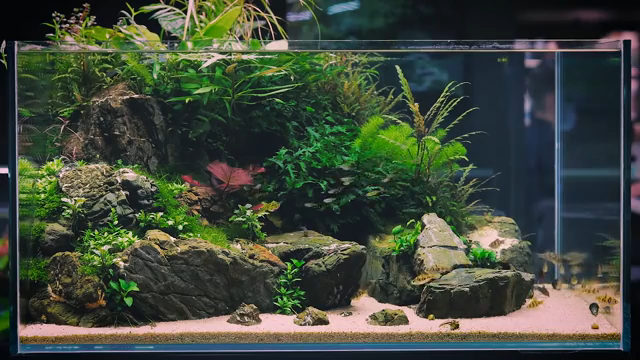
#> input picture workstreams/frontier-workflows/evaluation/green-aqua-real/heldout/photo.png, 640 x 360 px
$ python annotate_mask.py
#> lines starting #> are read from the running program, lines starting #| are printed output that depends on the picture; after the words box and inside, x2 and y2 are one past the last pixel; in counts of white or black regions, pixels touching at a corner belong together
"""Private evaluator annotation, authored from D145 before reconstruction/scoring.
Polygons follow exposed mineral faces. No beauty-color segmentation is used.
"""
from pathlib import Path
import json
from PIL import Image, ImageDraw
ROOT=Path(__file__).resolve().parent
regions=[
('upper-left-tower',[(65,111),(81,103),(98,91),(114,85),(134,93),(148,108),(155,128),(160,150),(158,168),(144,173),(128,163),(112,163),(96,155),(87,143),(83,130),(73,130),(67,121)]),
('left-middle-rock',[(54,181),(65,175),(81,172),(96,175),(107,178),(119,176),(131,173),(142,181),(152,189),(157,206),(147,217),(129,222),(120,214),(114,209),(96,204),(86,214),(75,220),(63,211),(54,207),(58,196)]),
('left-low-rock',[(28,284),(35,269),(49,258),(61,251),(73,245),(87,251),(96,264),(98,281),(108,296),(109,313),(100,320),(78,324),(53,321),(32,316)]),
('main-front-rock',[(108,256),(119,246),(135,242),(147,236),(164,239),(176,243),(188,245),(198,249),(215,249),(227,255),(249,257),(263,264),(272,275),(283,280),(284,301),(274,308),(256,313),(241,320),(201,321),(166,324),(140,319),(129,310),(122,300),(118,285),(110,280),(106,269)]),
('centre-boulder',[(266,248),(279,241),(298,239),(315,238),(332,241),(349,240),(365,246),(371,252),(366,268),(359,288),(347,303),(332,309),(313,311),(297,306),(290,289),(279,276)]),
('centre-top-slab',[(270,237),(281,232),(293,231),(304,232),(312,235),(330,234),(339,239),(323,243),(306,242),(288,244)]),
('right-standing-dark-base',[(379,266),(390,260),(405,260),(412,273),(424,281),(419,294),(410,301),(400,306),(387,305),(375,299),(370,285),(374,275)]),
('right-standing-rock',[(411,239),(416,226),(422,214),(430,213),(438,222),(444,235),(454,244),(462,254),(468,266),(454,275),(436,276),(426,271),(414,276),(404,266),(407,252)]),
('right-back-rock',[(476,228),(487,220),(502,223),(514,229),(516,240),(526,250),(533,260),(531,276),(517,281),(499,276),(489,267),(477,261),(475,247),(482,239)]),
('right-front-boulder',[(420,285),(437,278),(456,276),(470,270),(489,270),(502,267),(516,272),(530,278),(535,289),(529,303),(515,312),(497,316),(473,316),(448,317),(434,313),(413,305),(408,296)]),
('right-side-small-rock',[(533,276),(543,276),(548,283),(545,290),(537,295),(529,294)]),
('foreground-stone-a',[(234,316),(241,310),(249,305),(256,309),(262,318),(257,323),(244,324),(232,322)]),
('foreground-stone-b',[(292,319),(300,313),(309,308),(319,313),(325,319),(327,324),(315,327),(303,325),(291,324)]),
('foreground-stone-c',[(369,318),(378,313),(389,308),(397,311),(405,316),(410,321),(402,325),(387,325),(375,324),(367,322)]),
('foreground-stone-d',[(437,328),(445,324),(450,321),(457,322),(461,328),(455,332),(442,332)]),
('small-left-mid-stone',[(41,224),(52,219),(64,220),(69,226),(65,235),(58,240),(46,240),(40,235)])
]
# Explicit foreground leaf/grass occlusions. Diffuse biofilm/mineral staining
# remains part of a visible mineral face; separately discernible leaves do not.
exclusions=[
('left-middle-leaves',[(52,185),(63,181),(74,188),(85,184),(94,188),(92,197),(79,204),(71,199),(61,202),(56,195)]),
('left-middle-fern',[(101,194),(113,195),(120,204),(126,203),(128,217),(119,222),(113,212),(103,209),(96,201)]),
('left-low-ferns',[(44,252),(54,247),(69,242),(77,246),(72,256),(68,268),(61,267),(57,258),(46,264)]),
('main-front-leaf-clump',[(112,281),(120,276),(128,279),(138,281),(138,287),(131,293),(130,301),(123,306),(117,302),(118,294),(111,292)]),
('centre-front-grass',[(279,254),(291,256),(299,267),(294,281),(299,294),(296,309),(283,311),(278,298),(279,284),(274,274)]),
('right-back-leaves',[(474,249),(481,248),(488,252),(495,255),(498,263),(492,269),(482,266),(476,259)]),
('right-standing-leaves',[(409,227),(417,230),(416,238),(411,245),(401,248),(399,240),(402,232)])
]
mask=Image.new('L',(640,360),0); draw=ImageDraw.Draw(mask)
#> after `mask = Image.new('L', (640, 360), 0)`: mask: PIL image 640x360 L; every value is 0
for _,points in regions: draw.polygon(points,fill=255)
for _,points in exclusions: draw.polygon(points,fill=0)
mask.save(ROOT/'visible-hardscape-mask.png')
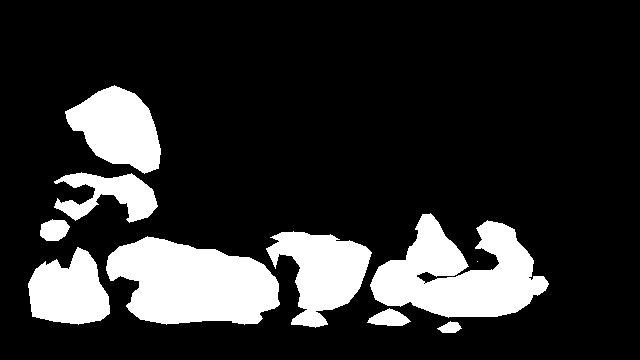
#> saved as visible-hardscape-mask.png: PIL image 640x360 L; 17.9% white; 10 white regions (1 under 20 px), largest, box (x1, y1, x2, y2) and area: (106, 236, 280, 325) 11000, (370, 213, 549, 318) 10847, (266, 231, 372, 328) 5717
photo=Image.open(ROOT/'photo.png').convert('RGB')
#> photo is the input picture: PIL image 640x360 RGB; mean R, G, B 64.9, 73.8, 60.2
overlay=photo.copy();green=Image.new('RGB',photo.size,(30,240,100));overlay.paste(Image.blend(photo,green,.42),mask=mask)
#> after `green = Image.new('RGB', photo.size, (30, 240, 100))`:
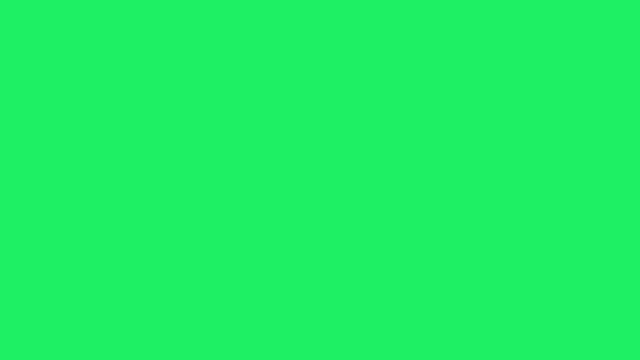
#> green: PIL image 640x360 RGB; mean R, G, B 30, 240, 100
#> after `overlay.paste(Image.blend(photo, green, 0.42), mask=mask)`:
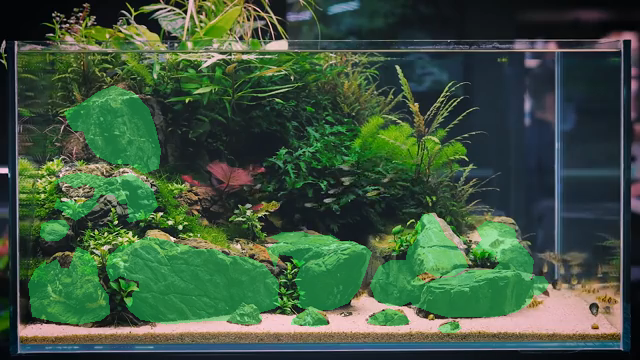
#> overlay: PIL image 640x360 RGB; mean R, G, B 61.6, 86.2, 63.2
outline=ImageDraw.Draw(overlay)
for _,points in regions: outline.line(points+[points[0]],fill=(255,255,60),width=1)
for _,points in exclusions: outline.line(points+[points[0]],fill=(255,80,80),width=1)
overlay.save(ROOT/'annotation-overlay-private.png')
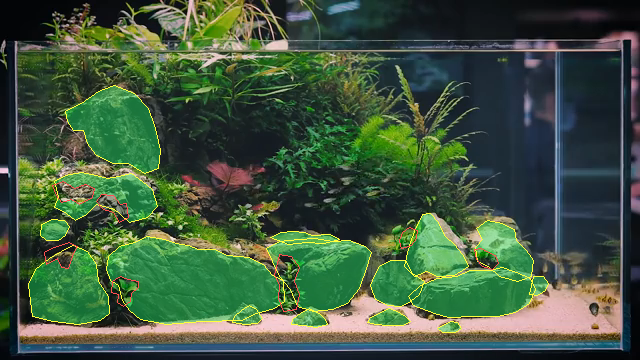
#> saved as annotation-overlay-private.png: PIL image 640x360 RGB; mean R, G, B 64.2, 87.5, 63
record={'schemaVersion':'fishy.manual-mask-annotation.v1','source':'photo.png','mask':'visible-hardscape-mask.png','resolution':[640,360],'foregroundPolicy':'Conservative visible exposed mineral faces; separate discernible plants/fish/sand/glass excluded. Diffuse surface staining is treated as the mineral face.','annotationMethod':'Evaluator-authored integer-pixel polygons and explicit foreground-leaf subtraction, visually reviewed at2×. No automatic color segmentation and no rendered recipe used.','ambiguities':['Dark shaded rock/background boundaries, diffuse moss/biofilm versus exposed mineral, subpixel foliage and video compression create annotation uncertainty.','Some intricate foliage boundaries are approximated by polygons; typical boundary uncertainty is several source pixels, not an empirically measured accuracy bound.','Conservative inclusion of recognizable mineral faces may omit ambiguous shaded hardscape. No per-object ground-truth correspondences are asserted.'],'regions':[{'name':name,'polygon':points} for name,points in regions],'plantOcclusions':[{'name':name,'polygon':points} for name,points in exclusions],'foregroundPixels':sum(v>127 for v in mask.tobytes()),'createdBeforeAnyRealRecipeRender':True,'accepted':False}
(ROOT/'mask-annotation.json').write_text(json.dumps(record,indent=2)+'\n')
print(record['foregroundPixels'])
#| 41248
